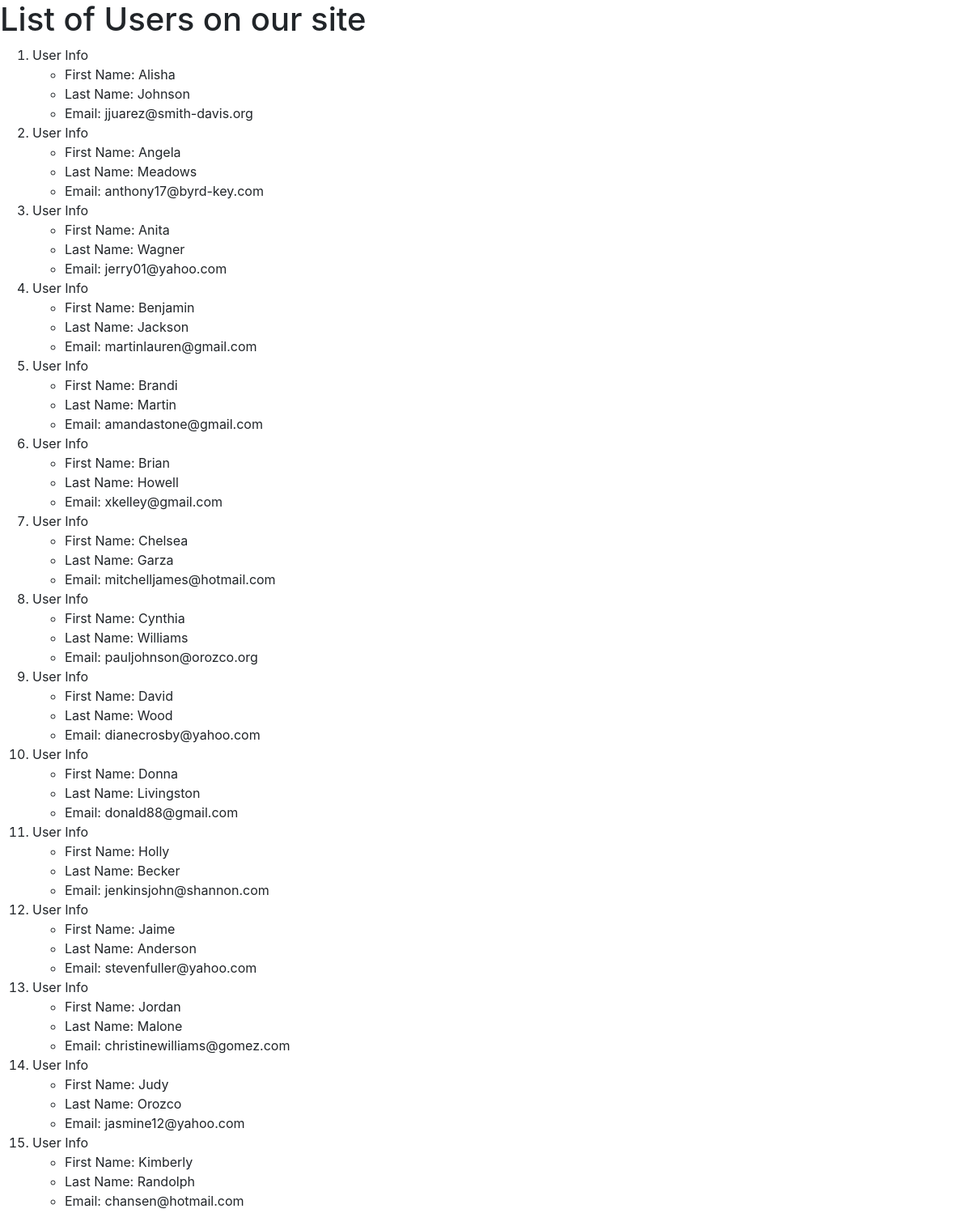
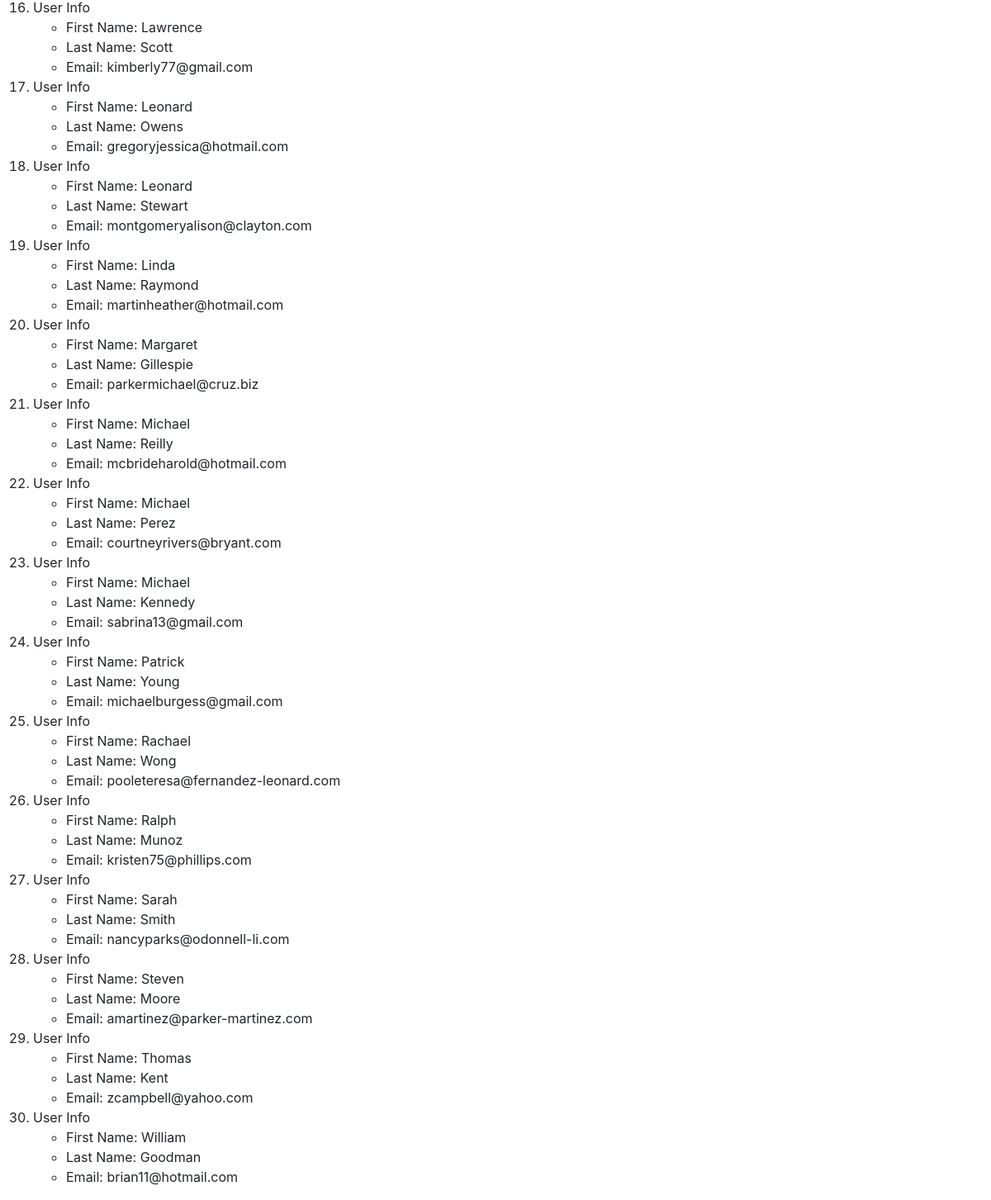
The app's page /data/ with its own data (2 pictures, top to bottom).
### display_user/models.py (models this page shows, shortened)
class User(models.Model):
    first_name = models.CharField(max_length=25)
    last_name = models.CharField(max_length=25)
    email = models.CharField(max_length=40)

### display_user/views.py (the view)
# urls.py: path('data/', views.data, name='data'),
def data(request):
    usr_list = User.objects.order_by('first_name')
    user_dict = {'users': usr_list}
    return render(request, 'display_user/data.html', context=user_dict)

### templates/display_user/data.html (shortened to what this page needs)
<!DOCTYPE html>
{% load static %}
<html lang="en">
<head>
    <link rel="stylesheet" href="https://stackpath.bootstrapcdn.com/bootstrap/4.5.0/css/bootstrap.min.css">
</head>
<body>
    <h1>List of Users on our site</h1>
    {% if users %}
    <ol>
        {% for usr in users %}
        <li>User Info</li>
        <ul>
            <li>First Name: {{ usr.first_name }}</li>
            <li>Last Name: {{ usr.last_name }}</li>
            <li>Email: {{ usr.email }}</li>
        </ul>
        {% endfor %}
    </ol>
    {% endif %}
</body>
</html>

### records on screen
User: first_name "Alisha", last_name "Johnson", email "jjuarez@smith-davis.org"
User: first_name "Angela", last_name "Meadows", email "anthony17@byrd-key.com"
User: first_name "Anita", last_name "Wagner", email "jerry01@yahoo.com"
User: first_name "Benjamin", last_name "Jackson", email "martinlauren@gmail.com"
User: first_name "Brandi", last_name "Martin", email "amandastone@gmail.com"
User: first_name "Brian", last_name "Howell", email "xkelley@gmail.com"
User: first_name "Chelsea", last_name "Garza", email "mitchelljames@hotmail.com"
User: first_name "Cynthia", last_name "Williams", email "pauljohnson@orozco.org"
User: first_name "David", last_name "Wood", email "dianecrosby@yahoo.com"
User: first_name "Donna", last_name "Livingston", email "donald88@gmail.com"
User: first_name "Holly", last_name "Becker", email "jenkinsjohn@shannon.com"
User: first_name "Jaime", last_name "Anderson", email "stevenfuller@yahoo.com"
User: first_name "Jordan", last_name "Malone", email "christinewilliams@gomez.com"
User: first_name "Judy", last_name "Orozco", email "jasmine12@yahoo.com"
User: first_name "Kimberly", last_name "Randolph", email "chansen@hotmail.com"
User: first_name "Lawrence", last_name "Scott", email "kimberly77@gmail.com"
User: first_name "Leonard", last_name "Owens", email "gregoryjessica@hotmail.com"
User: first_name "Leonard", last_name "Stewart", email "montgomeryalison@clayton.com"
User: first_name "Linda", last_name "Raymond", email "martinheather@hotmail.com"
User: first_name "Margaret", last_name "Gillespie", email "parkermichael@cruz.biz"
User: first_name "Michael", last_name "Reilly", email "mcbrideharold@hotmail.com"
User: first_name "Michael", last_name "Perez", email "courtneyrivers@bryant.com"
User: first_name "Michael", last_name "Kennedy", email "sabrina13@gmail.com"
User: first_name "Patrick", last_name "Young", email "michaelburgess@gmail.com"
User: first_name "Rachael", last_name "Wong", email "pooleteresa@fernandez-leonard.com"
User: first_name "Ralph", last_name "Munoz", email "kristen75@phillips.com"
User: first_name "Sarah", last_name "Smith", email "nancyparks@odonnell-li.com"
User: first_name "Steven", last_name "Moore", email "amartinez@parker-martinez.com"
User: first_name "Thomas", last_name "Kent", email "zcampbell@yahoo.com"
User: first_name "William", last_name "Goodman", email "brian11@hotmail.com"
